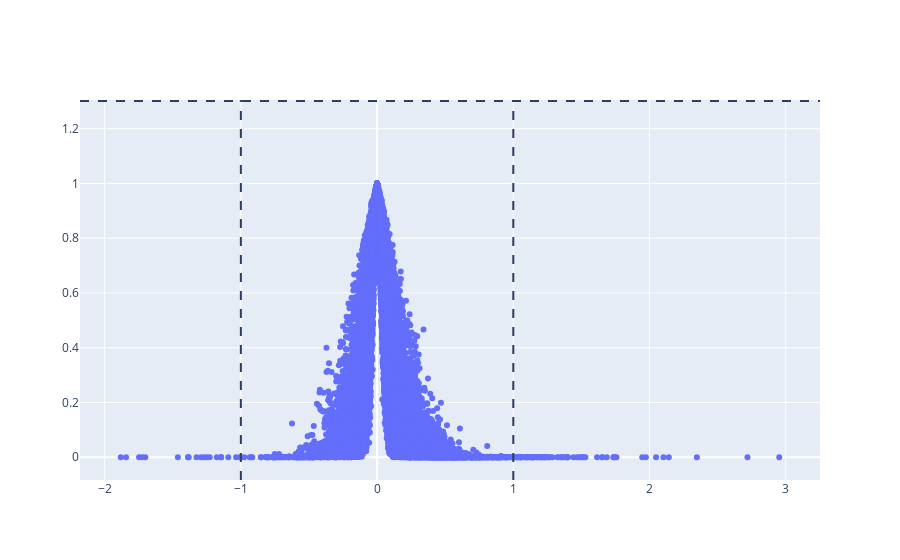

The cell this chart's notebook holds for it:
### Code cell
def plotly_volcano(df):
    fig=go.Figure()
    trace1=go.Scatter(
        x=df['log2FoldChange'],
        y=df['padj'],
        mode='markers',
        hovertext=list(df.index)
    )
    fig.add_trace(trace1)
    fig.add_hline(y=-np.log10(0.05),line_dash="dash")
    fig.add_vline(x=1,line_dash="dash")
    fig.add_vline(x=-1,line_dash="dash")
    fig.show()
   # fig.write_html(cartella+'/'+tumor+'.html')

plotly_volcano(df)

### Figure 1 — Plotly figure (JSON) as saved in the notebook; plotly's stock layout.template omitted (floating-point values rounded to 4 significant figures; data arrays with more than 128 entries replaced by an {"elided": "..."} marker saying what was removed)
{"data": [{"hovertext": {"elided": "20343 str values"}, "mode": "markers", "type": "scatter", "x": {"elided": "20343 float values"}, "y": {"elided": "20343 float values"}}], "layout": {"shapes": [{"line": {"dash": "dash"}, "type": "line", "x0": 0, "x1": 1, "xref": "x domain", "y0": 1.301, "y1": 1.301, "yref": "y"}, {"line": {"dash": "dash"}, "type": "line", "x0": 1, "x1": 1, "xref": "x", "y0": 0, "y1": 1, "yref": "y domain"}, {"line": {"dash": "dash"}, "type": "line", "x0": -1, "x1": -1, "xref": "x", "y0": 0, "y1": 1, "yref": "y domain"}]}}
